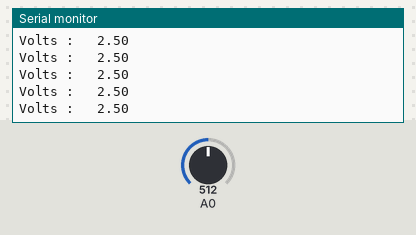
A sketch run on a simulated Arduino Uno, built with avr-gcc and run on an emulated ATmega328P. On the bench: the last lines printed to the serial monitor. The test bench sets the inputs (shaded band); at power-on: A0 = 512.

Above: at 1.2 s.
1.3 s: A0 set to 716
At 1.31 s:
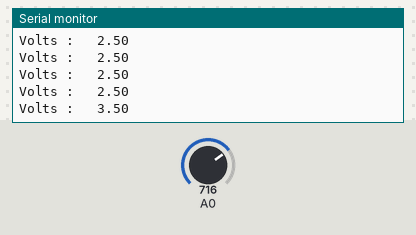
2.8 s: A0 set to 900
At 2.82 s:
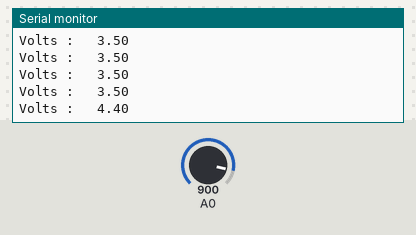
Timing chart, 0 to 5.8 s (numbered marks = the images above; inputs shaded):
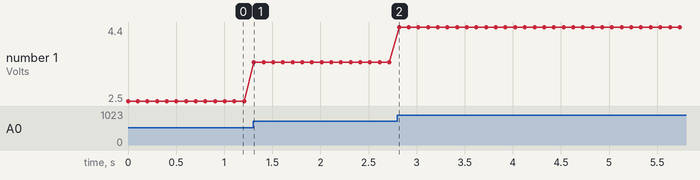

Measured:
- after the input at 1.3 s, the serial monitor: prints a new line at once (image 1)
- after the input at 2.8 s, the serial monitor: prints a new line at once (image 2)
- plotted number 1: 2.5 → 3.5 after the input at 1.3 s, 3.5 → 4.4 after the input at 2.8 s

The sketch:

ReadLipo.ino
```cpp
/*
 *
  http://brisbaneroboticsclub.id.au/read-voltage-from-lipo-battery-smart-lead/

*/

float voltage = 0;

// the setup routine runs once when you press reset:
void setup() {

  // initialize serial communication at 9600 bits per second:
  Serial.begin(9600);
}

// the loop routine runs over and over again forever:
void loop() {

  // read the input on analog pin 0:
  voltage = analogRead(A0);

  voltage = voltage / 1023;

  voltage = voltage * 5.0;

  // print out the value you read:

  // Print motor speed to montor.
  Serial.print("Volts : ");
  Serial.print("\t");
  Serial.println(voltage);

  delay(100);        // delay in between reads for stability
}
```
